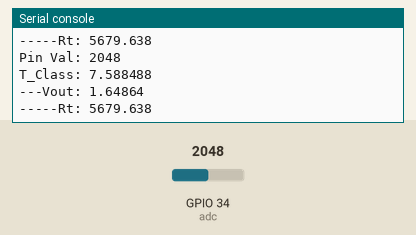
The program below on a simulated ESP32 board running MicroPython. On the bench: the last lines printed to the serial console. Inputs (shaded band) come from the test bench; at power-on: GPIO 34 (adc) = 2048 (analog values on the 0–4095 scale).

Above: at 1.2 s.
1.3 s: GPIO 34 (adc) set to 2866
At 2.6 s:
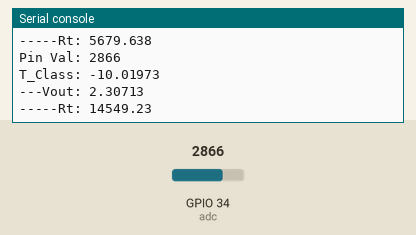
2.8 s: GPIO 34 (adc) set to 3603
At 3.4 s:
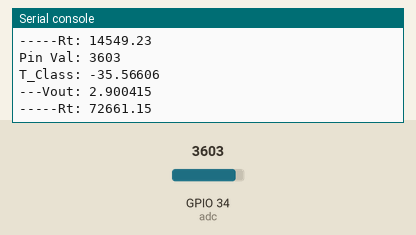
Timing chart, 0 to 5.8 s (numbered marks = the images above; inputs shaded):
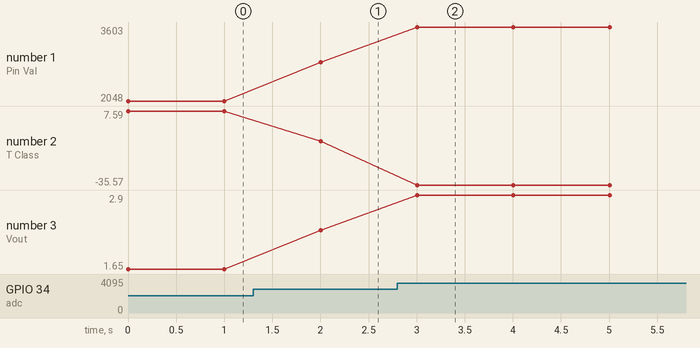

Measured:
- after the input at 1.3 s, the serial console: prints a new line after 0.70 s (image 1)
- after the input at 2.8 s, the serial console: prints a new line after 0.20 s (image 2)
- plotted number 1: 2048 → 2866 after the input at 1.3 s, 2866 → 3603 after the input at 2.8 s
- plotted number 2: 7.59 → -10.02 after the input at 1.3 s, -10.02 → -35.57 after the input at 2.8 s
- plotted number 3: 1.65 → 2.31 after the input at 1.3 s, 2.31 → 2.9 after the input at 2.8 s

The program:

uThermistor_exemple.py
```python
from machine import Pin,ADC
import time
import math
import uThermistor

t = uThermistor.pThermistor(34,5000,2500,25,3950,False)
#pin,series_resistor,nominal_resistance,nominal_temperature,b_coefficient,high_side=True
adc = ADC(Pin(34))
adc.atten(ADC.ATTN_11DB)
adc.width(ADC.WIDTH_12BIT)

#Seting
Vin=3.1
R0=5000


while True:
    Vout=adc.read() * 0.000805
    Rt=(Vout*R0)/(Vin - Vout)

    print('Pin Val: {}'.format(t.pinvalue()))
    print('T_Class: {}'.format(t.temperature()))
    print('---Vout: {}'.format(Vout))
    print('-----Rt: {}'.format(Rt))
    time.sleep(1)
```

uThermistor.py
```python
# Author: Hexadoo - hexadoo1@gmail.com
# Created: 2021-07-25 10:59
# Project: Thermistor driver, MicroPython, ESP32
# Description:

from machine import Pin, ADC
import time
import math

class pThermistor:
    def __init__(self,pin,series_resistor,nominal_resistance,nominal_temperature,b_coefficient,high_side=True):
        self.pin = ADC(Pin(pin))
        self.pin.atten(ADC.ATTN_11DB)   # 11DB Set 3.3V Range
        self.pin.width(ADC.WIDTH_12BIT) # 12BIT set reading range to 4095
        self.Vin = 3849 #change Vout if change the ADC.WIDTH_xxBit value (at 95% for 3.1V)
        self.series_resistor = series_resistor # Resistance used in the circuit

        self.nominal_resistance = nominal_resistance # Thermistor nominal resistance
        self.nominal_temperature = nominal_temperature # Thermistor nominal temperatur at nominal resistance
        self.b_coefficient = b_coefficient
        self.high_side = high_side


    def temperature(self):
        """Temp in Celsius"""
        self.Vout = self.pin.read()

        if self.high_side:
            # Thermistor connected from 3.3V to ADC (mid point: ADC, Thermisor & resistor).
            a=5
        else:
            # Thermistor conected from ADC to ground.
            #Rt=(Vout*R0)/(Vin - Vout)  use basic voltage divider formula to find the resistance of termistor
            reading = (self.Vout * self.series_resistor) / (self.Vin - self.Vout )
            #reading = (2047 * self.series_resistor) / (self.Vin - 2047 )

        steinhart = math.log(reading / self.nominal_resistance) / self.b_coefficient      # log(R/Rn) / beta
        steinhart += 1.0 / (self.nominal_temperature + 273.15)         # log(R/Rn) / beta + 1/To
        steinhart = (1.0 / steinhart) - 273.15   # Invert, convert to C

        return steinhart


    def pinvalue(self):

        return self.pin.read()
```
